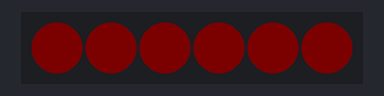
The sketch below on a simulated Arduino Uno, built with avr-gcc and run on an emulated ATmega328P. Shown: 6 RGB LEDs in strip order, left to right. Dim RGB values are drawn brighter than linear; the strip is taken to match the declared colour order.

Above: at 1.1 s.
At 5.0 s:
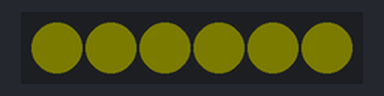
At 14.4 s:
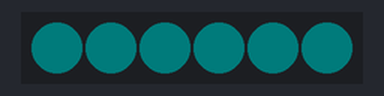
At 19.1 s:
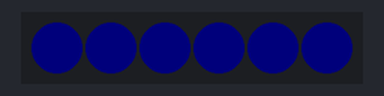
At 23.8 s:
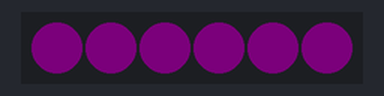
At 37.9 s:
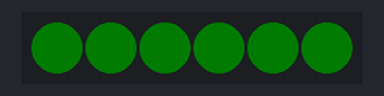
Timing chart, 0 to 39.4 s (numbered marks = the images above):
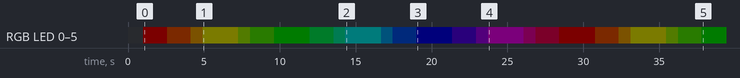

The sketch:

RGB_light_wheel.ino
```cpp
/*
  * RGB_light_wheel.ino
  *
  * A dimmable color spectrum generator for
  * the PL9823 Programmable RGB LED
  *
  * Jake Romero, Creative Engineering Solutions
  * CESLLC, August 2020
  *
*/
#include <Adafruit_NeoPixel.h>

// SETUP YOUR OUTPUT PIN AND NUMBER OF PIXELS
#define PIN 6
#define NUM_PIXELS  6
#define vel 1 // Velocity in milliseconds
#define uvel 5 // delay in microseconds

Adafruit_NeoPixel strip = Adafruit_NeoPixel(NUM_PIXELS, PIN, NEO_RGB + NEO_KHZ400);

void setup() {
  strip.begin();
  clearStrip(); // Initialize all pixels to 'off'
  delay(1000);
}

//// Iterate through a whole rainbow of colors
void loop() {
  for(int i=0; i<36; i++) {
    knightRider(64, uvel, 1, longrainbow(i,6));
//    clearStrip();
//    delay(200);
  }
}
///////////////////////////////////////
// Retreived from:
// https://www.instructables.com/id/Multicolor-Knight-Rider-with-RGB-PL9823-LED-Arduin/
// Cycles - one cycle is scanning through all pixels left then right (or right then left)
// Speed - how fast one cycle is (32 with 16 pixels is default knightRider speed)
// Width - how wide the trail effect is on the fading out LEDs.  The original display used
//         light bulbs, so they have a persistance when turning off.  This creates a trail.
//         Effective range is 2 - 8, 4 is default for 16 pixels.  Play with this.
// Color - 32-bit packed RGB color value.  All pixels will be this color.
// knightRider(cycles, speed, width, color);
void knightRider(uint16_t cycles, uint16_t speed, uint8_t width, uint32_t color) {
  uint32_t old_val[NUM_PIXELS]; // up to 256 lights!
  for(int i = 0; i < cycles; i++){
    for (int count = 1; count<NUM_PIXELS; count++) {
      strip.setPixelColor(count, color);
      old_val[count] = color;
      for(int x = count; x>0; x--) {
        old_val[x-1] = dimColor(old_val[x-1], width);
        strip.setPixelColor(x-1, old_val[x-1]);
      }
      strip.show();
//      delay(speed);
      delayMicroseconds(speed); // this is the only part I added to knightRider()
    }
    for (int count = NUM_PIXELS-1; count>=0; count--) {
      strip.setPixelColor(count, color);
      old_val[count] = color;
      for(int x = count; x<=NUM_PIXELS ;x++) {
        old_val[x-1] = dimColor(old_val[x-1], width);
        strip.setPixelColor(x+1, old_val[x+1]);
      }
      strip.show();
//      delay(speed);
      delayMicroseconds(speed); // this is the only part I added to knightRider()
    }
  }
}

void clearStrip() {
  for( int i = 0; i<NUM_PIXELS; i++){
    strip.setPixelColor(i, 0x000000); strip.show();
  }
}

uint32_t dimColor(uint32_t color, uint8_t width) {
   return (((color&0xFF0000)/width)&0xFF0000) + (((color&0x00FF00)/width)&0x00FF00) + (((color&0x0000FF)/width)&0x0000FF);
}

//////////////////////////////

uint32_t setWhite(byte tone) {
  return strip.Color(tone, tone, tone);
}

uint32_t attWhite(uint8_t att) {
  uint8_t attval = ((att>=0)&&(att<7))?att:6;
  return strip.Color(0xFF>>attval, 0xFF>>attval, 0xFF>>attval);
}

// Using a counter and for() loop, input a value 0 to 255 to get a color value.
// The colors transition like: red - org - ylw - grn - cyn - blue - vio - mag - back to red.
// Entering 255 will give you white, if you need it.
uint32_t shortrainbow(int pos, int att) {
  switch(pos) {
    case 0: return strip.Color(255>>att, 0, 0); break;
    case 1: return strip.Color(255>>att, 85>>att, 0); break;
    case 2: return strip.Color(255>>att, 169>>att, 0); break;
    case 3: return strip.Color(255>>att, 255>>att, 0); break;
    case 4: return strip.Color(169>>att, 255>>att, 0); break;
    case 5: return strip.Color(85>>att, 255>>att, 0); break;
    case 6: return strip.Color(0, 255>>att, 0); break;
    case 7: return strip.Color(0, 255>>att, 85>>att); break;
    case 8: return strip.Color(0, 255>>att, 169>>att); break;
    case 9: return strip.Color(0, 255>>att, 255>>att); break;
    case 10: return strip.Color(0, 169>>att, 255>>att); break;
    case 11: return strip.Color(0, 85>>att, 255>>att); break;
    case 12: return strip.Color(0, 0, 255>>att); break;
    case 13: return strip.Color(85>>att, 0, 255>>att); break;
    case 14: return strip.Color(169>>att, 0, 255>>att); break;
    case 15: return strip.Color(255>>att, 0, 255>>att); break;
    case 16: return strip.Color(255>>att, 0, 169>>att); break;
    case 17: return strip.Color(255>>att, 0, 85>>att); break;
    default: return strip.Color(0, 0, 0); break;
  }
 }

uint32_t longrainbow(int pos, int att) {
  switch(pos) {
    case 0: return strip.Color(255>>att, 0, 0); break;
    case 1: return strip.Color(255>>att, 42>>att, 0); break;
    case 2: return strip.Color(255>>att, 85>>att, 0); break;
    case 3: return strip.Color(255>>att, 127>>att, 0); break;
    case 4: return strip.Color(255>>att, 169>>att, 0); break;
    case 5: return strip.Color(255>>att, 212>>att, 0); break;
    case 6: return strip.Color(255>>att, 255>>att, 0); break;
    case 7: return strip.Color(212>>att, 255>>att, 0); break;
    case 8: return strip.Color(169>>att, 255>>att, 0); break;
    case 9: return strip.Color(127>>att, 255>>att, 0); break;
    case 10: return strip.Color(85>>att, 255>>att, 0); break;
    case 11: return strip.Color(42>>att, 255>>att, 0); break;
    case 12: return strip.Color(0, 255>>att, 0); break;
    case 13: return strip.Color(0, 255>>att, 42>>att); break;
    case 14: return strip.Color(0, 255>>att, 85>>att); break;
    case 15: return strip.Color(0, 255>>att, 127>>att); break;
    case 16: return strip.Color(0, 255>>att, 169>>att); break;
    case 17: return strip.Color(0, 255>>att, 212>>att); break;
    case 18: return strip.Color(0, 255>>att, 255>>att); break;
    case 19: return strip.Color(0, 212>>att, 255>>att); break;
    case 20: return strip.Color(0, 169>>att, 255>>att); break;
    case 21: return strip.Color(0, 127>>att, 255>>att); break;
    case 22: return strip.Color(0, 85>>att, 255>>att); break;
    case 23: return strip.Color(0, 42>>att, 255>>att); break;
    case 24: return strip.Color(0, 0, 255>>att); break;
    case 25: return strip.Color(42>>att, 0, 255>>att); break;
    case 26: return strip.Color(85>>att, 0, 255>>att); break;
    case 27: return strip.Color(127>>att, 0, 255>>att); break;
    case 28: return strip.Color(169>>att, 0, 255>>att); break;
    case 29: return strip.Color(212>>att, 0, 255>>att); break;
    case 30: return strip.Color(255>>att, 0, 255>>att); break;
    case 31: return strip.Color(255>>att, 0, 212>>att); break;
    case 32: return strip.Color(255>>att, 0, 169>>att); break;
    case 33: return strip.Color(255>>att, 0, 127>>att); break;
    case 34: return strip.Color(255>>att, 0, 85>>att); break;
    case 35: return strip.Color(255>>att, 0, 42>>att); break;
    default: return strip.Color(0, 0, 0); break;
  }
 }
```

Measured:
- by itself, RGB LED 0–5: off → RGB(3, 0, 0) at 1.0 s, → RGB(3, 1, 0) 1.6 s later, → RGB(3, 2, 0) 1.6 s later, → RGB(3, 3, 0) 0.78 s later, … (25 changes in this stretch)
